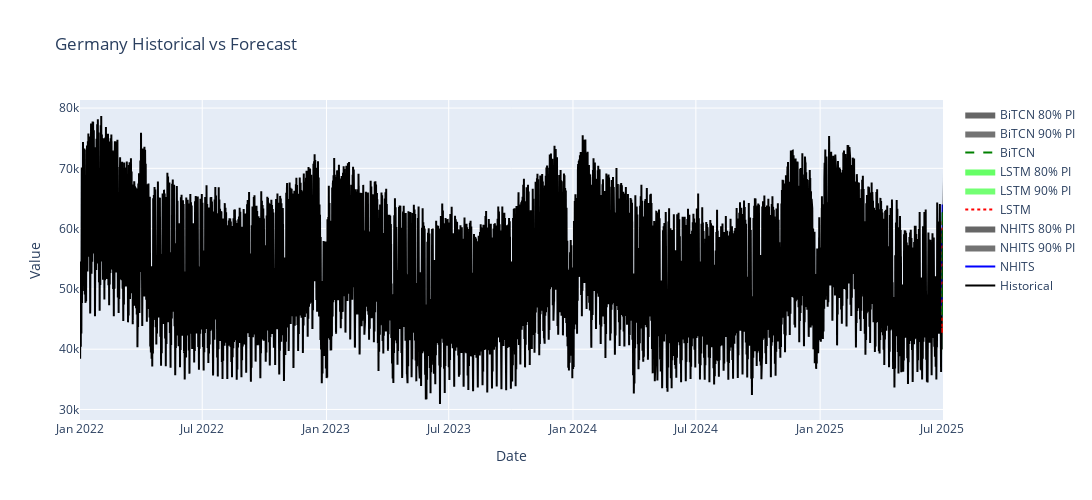

The notebook cell saved with this chart:
### Code cell
plot(Y_df, Y_hat_df, levels=levels)
# plot_series(Y_df, Y_hat_df, level=levels, models=['LSTM'])
